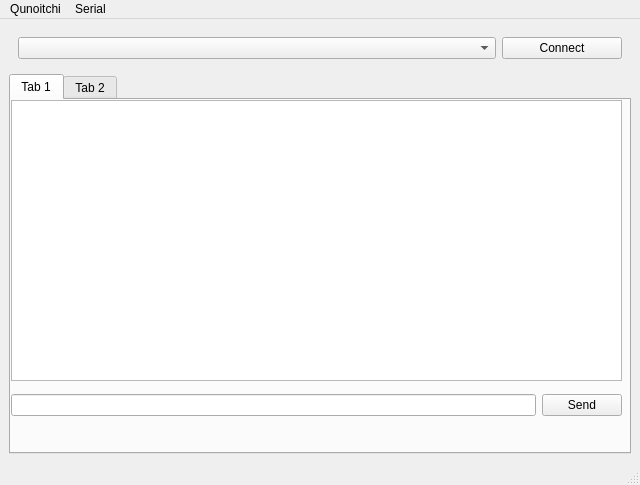
<?xml version="1.0" encoding="UTF-8"?>
<ui version="4.0">
 <class>MainWindow</class>
 <widget class="QMainWindow" name="MainWindow">
  <property name="geometry">
   <rect>
    <x>0</x>
    <y>0</y>
    <width>640</width>
    <height>485</height>
   </rect>
  </property>
  <property name="windowTitle">
   <string>Qunoitchi</string>
  </property>
  <widget class="QWidget" name="centralwidget">
   <layout class="QVBoxLayout" name="verticalLayout">
    <item>
     <widget class="QWidget" name="widgetScan" native="true">
      <layout class="QHBoxLayout" name="horizontalLayout">
       <item>
        <widget class="QComboBox" name="cbPortList"/>
       </item>
       <item>
        <widget class="QPushButton" name="btnConnect">
         <property name="minimumSize">
          <size>
           <width>60</width>
           <height>0</height>
          </size>
         </property>
         <property name="maximumSize">
          <size>
           <width>120</width>
           <height>16777215</height>
          </size>
         </property>
         <property name="text">
          <string>Connect</string>
         </property>
        </widget>
       </item>
      </layout>
     </widget>
    </item>
    <item>
     <widget class="QTabWidget" name="tabWidget">
      <property name="currentIndex">
       <number>0</number>
      </property>
      <widget class="QWidget" name="tab">
       <property name="minimumSize">
        <size>
         <width>0</width>
         <height>300</height>
        </size>
       </property>
       <attribute name="title">
        <string>Tab 1</string>
       </attribute>
       <widget class="QTextEdit" name="teRecvData">
        <property name="geometry">
         <rect>
          <x>0</x>
          <y>0</y>
          <width>611</width>
          <height>281</height>
         </rect>
        </property>
       </widget>
       <widget class="QWidget" name="widget" native="true">
        <property name="geometry">
         <rect>
          <x>0</x>
          <y>280</y>
          <width>611</width>
          <height>51</height>
         </rect>
        </property>
        <layout class="QHBoxLayout" name="horizontalLayout_2">
         <item>
          <widget class="QLineEdit" name="leReqData"/>
         </item>
         <item>
          <widget class="QPushButton" name="btnSend">
           <property name="text">
            <string>Send</string>
           </property>
          </widget>
         </item>
        </layout>
       </widget>
      </widget>
      <widget class="QWidget" name="tab_2">
       <attribute name="title">
        <string>Tab 2</string>
       </attribute>
       <widget class="QPushButton" name="pushButton_2">
        <property name="geometry">
         <rect>
          <x>50</x>
          <y>230</y>
          <width>100</width>
          <height>32</height>
         </rect>
        </property>
        <property name="text">
         <string>PushButton</string>
        </property>
       </widget>
      </widget>
     </widget>
    </item>
   </layout>
   <zorder>tabWidget</zorder>
   <zorder>widgetScan</zorder>
  </widget>
  <widget class="QMenuBar" name="menubar">
   <property name="geometry">
    <rect>
     <x>0</x>
     <y>0</y>
     <width>640</width>
     <height>43</height>
    </rect>
   </property>
   <widget class="QMenu" name="menuAbout">
    <property name="title">
     <string>Qunoitchi</string>
    </property>
    <addaction name="actionAbout"/>
    <addaction name="actionInfo"/>
   </widget>
   <widget class="QMenu" name="menuPort">
    <property name="title">
     <string>Serial</string>
    </property>
    <addaction name="actionScan"/>
    <addaction name="actionOption"/>
   </widget>
   <addaction name="menuAbout"/>
   <addaction name="menuPort"/>
  </widget>
  <widget class="QStatusBar" name="statusbar"/>
  <action name="actionAbout">
   <property name="text">
    <string>About</string>
   </property>
  </action>
  <action name="actionScan">
   <property name="text">
    <string>Scan</string>
   </property>
  </action>
  <action name="actionInfo">
   <property name="text">
    <string>Info</string>
   </property>
  </action>
  <action name="actionOption">
   <property name="text">
    <string>Option</string>
   </property>
  </action>
 </widget>
 <resources/>
 <connections/>
</ui>
